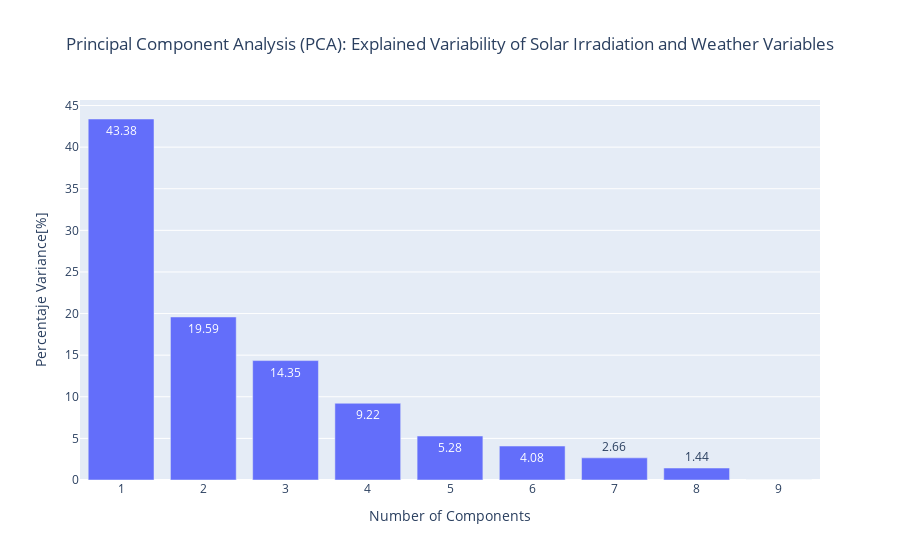

Notebook cell for this chart:
### Code cell
#visualizing the percentaje of data in each component # visulaize the explained variance by individual components
import plotly.express as px

fig = px.bar(
        x=range(1, var.shape[0] + 1),
        y=var,
        text_auto=True,
        labels={"x": "Number of Components", "y": "Percentaje Variance[%]"},
        title="Principal Component Analysis (PCA): Explained Variability of Solar Irradiation and Weather Variables"
        )
# Center the title
fig.update_layout(title_x=0.5)
fig.show()

### Figure 1 — Plotly figure (JSON) as saved in the notebook; plotly's stock layout.template omitted (floating-point values rounded to 4 significant figures)
{"data": [{"alignmentgroup": "True", "hovertemplate": "Number of Components=%{x}<br>Percentaje Variance[%]=%{y}<extra></extra>", "legendgroup": "", "marker": {"color": "#636efa", "pattern": {"shape": ""}}, "name": "", "offsetgroup": "", "orientation": "v", "showlegend": false, "textposition": "auto", "texttemplate": "%{y}", "type": "bar", "x": [1, 2, 3, 4, 5, 6, 7, 8, 9], "xaxis": "x", "y": [43.38, 19.59, 14.35, 9.22, 5.28, 4.08, 2.66, 1.44, 0], "yaxis": "y"}], "layout": {"barmode": "relative", "legend": {"tracegroupgap": 0}, "title": {"text": "Principal Component Analysis (PCA): Explained Variability of Solar Irradiation and Weather Variables", "x": 0.5}, "xaxis": {"anchor": "y", "domain": [0, 1], "title": {"text": "Number of Components"}}, "yaxis": {"anchor": "x", "domain": [0, 1], "title": {"text": "Percentaje Variance[%]"}}}}
